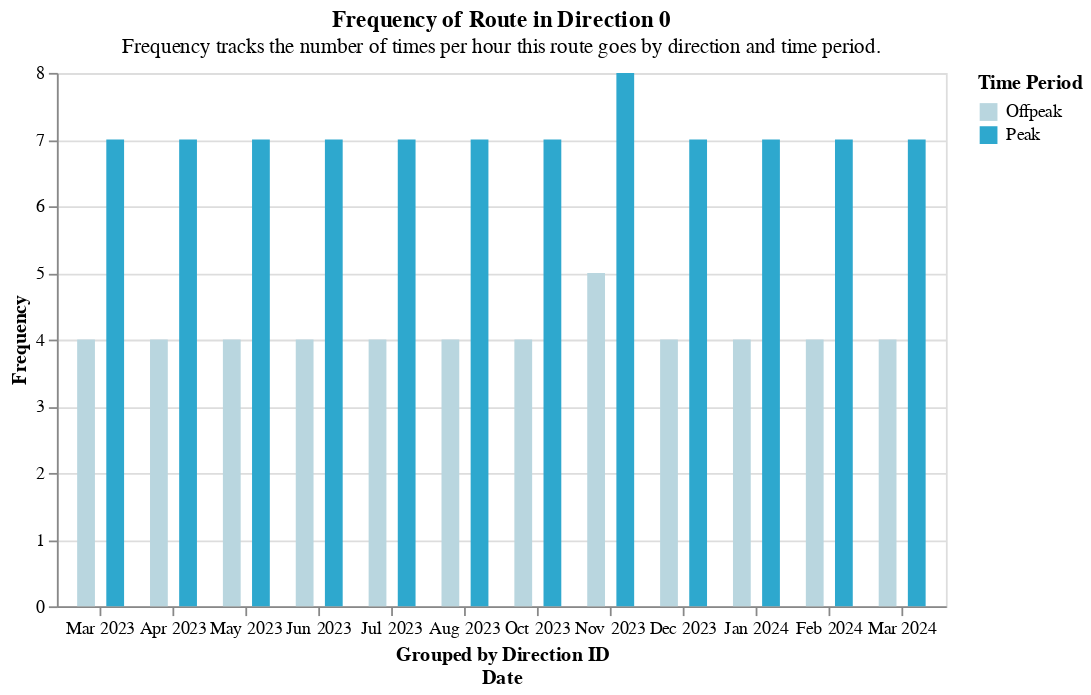

This figure's notebook cell:
### Markdown cell above
#### How often does my bus pass by?

### Code cell
(
    _charts.grouped_bar_chart(
        df.loc[
            (df.time_period != "all_day") & (df.direction_id == 0)
        ],
        "time_period",
        "frequency",
        "time_period",
        "Frequency of Route in Direction 0",
        "Frequency tracks the number of times per hour this route goes by direction and time period.",
    )
)

### Figure 1 — Vega-Lite specification as saved in the notebook (floating-point values rounded to 4 significant figures)
{"config": {"view": {"continuousWidth": 300, "continuousHeight": 300}}, "data": {"name": "data-56f72867fe061eb23e631cbec72aeccf"}, "mark": {"type": "bar", "size": 10}, "encoding": {"color": {"field": "time_period", "scale": {"range": ["#B9D6DF", "#2EA8CE", "#0B405B"]}, "title": "Time Period", "type": "nominal"}, "tooltip": [{"field": "direction_id", "type": "quantitative"}, {"field": "time_period", "type": "nominal"}, {"field": "route_combined_name", "type": "nominal"}, {"field": "organization_name", "type": "nominal"}, {"field": "service_date", "type": "temporal"}, {"field": "frequency", "type": "quantitative"}], "x": {"axis": {"format": "%b %Y"}, "field": "service_date", "timeUnit": "yearmonthdate", "title": ["Grouped by Direction ID", "Date"], "type": "ordinal"}, "xOffset": {"field": "time_period", "title": "Time Period", "type": "nominal"}, "y": {"field": "frequency", "title": "Frequency", "type": "quantitative"}}, "height": 300, "title": {"text": ["Frequency of Route in Direction 0"], "subtitle": ["Frequency tracks the number of times per hour this route goes by direction and time period."]}, "width": 500, "$schema": "https://vega.github.io/schema/vega-lite/v5.14.1.json", "datasets": {"data-56f72867fe061eb23e631cbec72aeccf": [{"schedule_gtfs_dataset_key": "7cc0cb1871dfd558f11a2885c145d144", "direction_id": 0.0, "time_period": "Offpeak", "avg_scheduled_service_minutes": 41.29, "avg_stop_miles": 0.14, "n_scheduled_trips": 79, "frequency": 4, "road_freq_category": "very_high", "road_typology": "downtown_local", "pct_typology": 0.68, "service_date": "2023-04-12T00:00:00", "minutes_atleast1_vp": 4716, "minutes_atleast2_vp": 4662, "total_rt_service_minutes": 8849.0, "total_scheduled_service_minutes": 3170.0, "total_vp": 13981, "vp_in_shape": 11946, "is_early": 0, "is_ontime": 8, "is_late": 71, "n_vp_trips": 79, "vp_per_minute": 1.58, "pct_in_shape": 0.854, "pct_rt_journey_atleast1_vp": 0.533, "pct_rt_journey_atleast2_vp": 0.527, "pct_sched_journey_atleast1_vp": 1.0, "pct_sched_journey_atleast2_vp": 1.0, "rt_sched_journey_ratio": 2.79, "avg_rt_service_minutes": 112.0, "sched_rt_category": "schedule_and_vp", "speed_mph": 6.584, "name": "Bay Area 511 Muni Schedule", "route_id": "30", "route_combined_name": "30 STOCKTON", "base64_url": "aHR0cHM6Ly9hcGkuNTExLm9yZy90cmFuc2l0L2RhdGFmZWVkcz9vcGVyYXRvcl9pZD1TRg==", "organization_source_record_id": "rechaapWbeffO33OX", "organization_name": "City and County of San Francisco", "caltrans_district": "04 - Oakland", "frequency_cat": "3+ trips/hour", "rt_sched_journey_ratio_cat": "Trip took more than 2x the sch. time"}, {"schedule_gtfs_dataset_key": "7cc0cb1871dfd558f11a2885c145d144", "direction_id": 0.0, "time_period": "Offpeak", "avg_scheduled_service_minutes": 41.29, "avg_stop_miles": 0.14, "n_scheduled_trips": 79, "frequency": 4, "road_freq_category": "very_high", "road_typology": "downtown_local", "pct_typology": 0.68, "service_date": "2023-05-17T00:00:00", "minutes_atleast1_vp": 4797, "minutes_atleast2_vp": 4728, "total_rt_service_minutes": 10240.0, "total_scheduled_service_minutes": 3170.0, "total_vp": 14164, "vp_in_shape": 11885, "is_early": 0, "is_ontime": 9, "is_late": 70, "n_vp_trips": 79, "vp_per_minute": 1.38, "pct_in_shape": 0.839, "pct_rt_journey_atleast1_vp": 0.469, "pct_rt_journey_atleast2_vp": 0.462, "pct_sched_journey_atleast1_vp": 1.0, "pct_sched_journey_atleast2_vp": 1.0, "rt_sched_journey_ratio": 3.23, "avg_rt_service_minutes": 129.6, "sched_rt_category": "schedule_and_vp", "speed_mph": 6.539, "name": "Bay Area 511 Muni Schedule", "route_id": "30", "route_combined_name": "30 STOCKTON", "base64_url": "aHR0cHM6Ly9hcGkuNTExLm9yZy90cmFuc2l0L2RhdGFmZWVkcz9vcGVyYXRvcl9pZD1TRg==", "organization_source_record_id": "rechaapWbeffO33OX", "organization_name": "City and County of San Francisco", "caltrans_district": "04 - Oakland", "frequency_cat": "3+ trips/hour", "rt_sched_journey_ratio_cat": "Trip took more than 2x the sch. time"}, {"schedule_gtfs_dataset_key": "7cc0cb1871dfd558f11a2885c145d144", "direction_id": 0.0, "time_period": "Offpeak", "avg_scheduled_service_minutes": 41.3, "avg_stop_miles": 0.14, "n_scheduled_trips": 79, "frequency": 4, "road_freq_category": "very_high", "road_typology": "downtown_local", "pct_typology": 0.68, "service_date": "2023-06-14T00:00:00", "minutes_atleast1_vp": 4553, "minutes_atleast2_vp": 4518, "total_rt_service_minutes": 7270.0, "total_scheduled_service_minutes": 3170.0, "total_vp": 13526, "vp_in_shape": 11356, "is_early": 1, "is_ontime": 10, "is_late": 68, "n_vp_trips": 79, "vp_per_minute": 1.86, "pct_in_shape": 0.84, "pct_rt_journey_atleast1_vp": 0.626, "pct_rt_journey_atleast2_vp": 0.621, "pct_sched_journey_atleast1_vp": 1.0, "pct_sched_journey_atleast2_vp": 1.0, "rt_sched_journey_ratio": 2.29, "avg_rt_service_minutes": 92.02, "sched_rt_category": "schedule_and_vp", "speed_mph": 6.633, "name": "Bay Area 511 Muni Schedule", "route_id": "30", "route_combined_name": "30 STOCKTON", "base64_url": "aHR0cHM6Ly9hcGkuNTExLm9yZy90cmFuc2l0L2RhdGFmZWVkcz9vcGVyYXRvcl9pZD1TRg==", "organization_source_record_id": "rechaapWbeffO33OX", "organization_name": "City and County of San Francisco", "caltrans_district": "04 - Oakland", "frequency_cat": "3+ trips/hour", "rt_sched_journey_ratio_cat": "Trip took more than 2x the sch. time"}, {"schedule_gtfs_dataset_key": "7cc0cb1871dfd558f11a2885c145d144", "direction_id": 0.0, "time_period": "Offpeak", "avg_scheduled_service_minutes": 41.3, "avg_stop_miles": 0.14, "n_scheduled_trips": 79, "frequency": 4, "road_freq_category": "very_high", "road_typology": "downtown_local", "pct_typology": 0.68, "service_date": "2023-07-12T00:00:00", "minutes_atleast1_vp": 4404, "minutes_atleast2_vp": 4355, "total_rt_service_minutes": 8501.0, "total_scheduled_service_minutes": 3082.0, "total_vp": 13058, "vp_in_shape": 11044, "is_early": 2, "is_ontime": 6, "is_late": 69, "n_vp_trips": 77, "vp_per_minute": 1.54, "pct_in_shape": 0.846, "pct_rt_journey_atleast1_vp": 0.518, "pct_rt_journey_atleast2_vp": 0.512, "pct_sched_journey_atleast1_vp": 1.0, "pct_sched_journey_atleast2_vp": 1.0, "rt_sched_journey_ratio": 2.76, "avg_rt_service_minutes": 110.4, "sched_rt_category": "schedule_and_vp", "speed_mph": 6.621, "name": "Bay Area 511 Muni Schedule", "route_id": "30", "route_combined_name": "30 STOCKTON", "base64_url": "aHR0cHM6Ly9hcGkuNTExLm9yZy90cmFuc2l0L2RhdGFmZWVkcz9vcGVyYXRvcl9pZD1TRg==", "organization_source_record_id": "rechaapWbeffO33OX", "organization_name": "City and County of San Francisco", "caltrans_district": "04 - Oakland", "frequency_cat": "3+ trips/hour", "rt_sched_journey_ratio_cat": "Trip took more than 2x the sch. time"}, {"schedule_gtfs_dataset_key": "7cc0cb1871dfd558f11a2885c145d144", "direction_id": 0.0, "time_period": "Offpeak", "avg_scheduled_service_minutes": 41.3, "avg_stop_miles": 0.14, "n_scheduled_trips": 79, "frequency": 4, "road_freq_category": "very_high", "road_typology": "downtown_local", "pct_typology": 0.68, "service_date": "2023-08-15T00:00:00", "minutes_atleast1_vp": 4509, "minutes_atleast2_vp": 4453, "total_rt_service_minutes": 8585.0, "total_scheduled_service_minutes": 3134.0, "total_vp": 13353, "vp_in_shape": 11206, "is_early": 2, "is_ontime": 4, "is_late": 72, "n_vp_trips": 78, "vp_per_minute": 1.56, "pct_in_shape": 0.839, "pct_rt_journey_atleast1_vp": 0.525, "pct_rt_journey_atleast2_vp": 0.519, "pct_sched_journey_atleast1_vp": 1.0, "pct_sched_journey_atleast2_vp": 1.0, "rt_sched_journey_ratio": 2.74, "avg_rt_service_minutes": 110.1, "sched_rt_category": "schedule_and_vp", "speed_mph": 6.681, "name": "Bay Area 511 Muni Schedule", "route_id": "30", "route_combined_name": "30 STOCKTON", "base64_url": "aHR0cHM6Ly9hcGkuNTExLm9yZy90cmFuc2l0L2RhdGFmZWVkcz9vcGVyYXRvcl9pZD1TRg==", "organization_source_record_id": "rechaapWbeffO33OX", "organization_name": "City and County of San Francisco", "caltrans_district": "04 - Oakland", "frequency_cat": "3+ trips/hour", "rt_sched_journey_ratio_cat": "Trip took more than 2x the sch. time"}, {"schedule_gtfs_dataset_key": "7cc0cb1871dfd558f11a2885c145d144", "direction_id": 0.0, "time_period": "Offpeak", "avg_scheduled_service_minutes": 41.29, "avg_stop_miles": 0.14, "n_scheduled_trips": 79, "frequency": 4, "road_freq_category": "very_high", "road_typology": "downtown_local", "pct_typology": 0.68, "service_date": "2023-10-11T00:00:00", "minutes_atleast1_vp": 4712, "minutes_atleast2_vp": 4657, "total_rt_service_minutes": 7402.0, "total_scheduled_service_minutes": 3136.0, "total_vp": 13987, "vp_in_shape": 11647, "is_early": 0, "is_ontime": 8, "is_late": 70, "n_vp_trips": 78, "vp_per_minute": 1.89, "pct_in_shape": 0.833, "pct_rt_journey_atleast1_vp": 0.637, "pct_rt_journey_atleast2_vp": 0.629, "pct_sched_journey_atleast1_vp": 1.0, "pct_sched_journey_atleast2_vp": 1.0, "rt_sched_journey_ratio": 2.36, "avg_rt_service_minutes": 94.89, "sched_rt_category": "schedule_and_vp", "speed_mph": 6.689, "name": "Bay Area 511 Muni Schedule", "route_id": "30", "route_combined_name": "30 STOCKTON", "base64_url": "aHR0cHM6Ly9hcGkuNTExLm9yZy90cmFuc2l0L2RhdGFmZWVkcz9vcGVyYXRvcl9pZD1TRg==", "organization_source_record_id": "rechaapWbeffO33OX", "organization_name": "City and County of San Francisco", "caltrans_district": "04 - Oakland", "frequency_cat": "3+ trips/hour", "rt_sched_journey_ratio_cat": "Trip took more than 2x the sch. time"}, {"schedule_gtfs_dataset_key": "7cc0cb1871dfd558f11a2885c145d144", "direction_id": 0.0, "time_period": "Offpeak", "avg_scheduled_service_minutes": 26.29, "avg_stop_miles": 0.13, "n_scheduled_trips": 80, "frequency": 5, "road_freq_category": "very_high", "road_typology": "downtown_local", "pct_typology": 0.8, "service_date": "2023-11-15T00:00:00", "minutes_atleast1_vp": 2617, "minutes_atleast2_vp": 2567, "total_rt_service_minutes": 3968.0, "total_scheduled_service_minutes": 1847.0, "total_vp": 7699, "vp_in_shape": 6758, "is_early": 4, "is_ontime": 28, "is_late": 36, "n_vp_trips": 68, "vp_per_minute": 1.94, "pct_in_shape": 0.878, "pct_rt_journey_atleast1_vp": 0.66, "pct_rt_journey_atleast2_vp": 0.647, "pct_sched_journey_atleast1_vp": 1.0, "pct_sched_journey_atleast2_vp": 1.0, "rt_sched_journey_ratio": 2.15, "avg_rt_service_minutes": 58.35, "sched_rt_category": "schedule_and_vp", "speed_mph": 6.734, "name": "Bay Area 511 Muni Schedule", "route_id": "30", "route_combined_name": "30 STOCKTON", "base64_url": "aHR0cHM6Ly9hcGkuNTExLm9yZy90cmFuc2l0L2RhdGFmZWVkcz9vcGVyYXRvcl9pZD1TRg==", "organization_source_record_id": "rechaapWbeffO33OX", "organization_name": "City and County of San Francisco", "caltrans_district": "04 - Oakland", "frequency_cat": "3+ trips/hour", "rt_sched_journey_ratio_cat": "Trip took more than 2x the sch. time"}, {"schedule_gtfs_dataset_key": "7cc0cb1871dfd558f11a2885c145d144", "direction_id": 0.0, "time_period": "Offpeak", "avg_scheduled_service_minutes": 41.29, "avg_stop_miles": 0.14, "n_scheduled_trips": 79, "frequency": 4, "road_freq_category": "very_high", "road_typology": "downtown_local", "pct_typology": 0.68, "service_date": "2023-12-13T00:00:00", "minutes_atleast1_vp": 4694, "minutes_atleast2_vp": 4639, "total_rt_service_minutes": 6015.0, "total_scheduled_service_minutes": 3067.0, "total_vp": 13902, "vp_in_shape": 10772, "is_early": 1, "is_ontime": 11, "is_late": 64, "n_vp_trips": 76, "vp_per_minute": 2.31, "pct_in_shape": 0.775, "pct_rt_journey_atleast1_vp": 0.78, "pct_rt_journey_atleast2_vp": 0.771, "pct_sched_journey_atleast1_vp": 1.0, "pct_sched_journey_atleast2_vp": 1.0, "rt_sched_journey_ratio": 1.96, "avg_rt_service_minutes": 79.14, "sched_rt_category": "schedule_and_vp", "speed_mph": 6.664, "name": "Bay Area 511 Muni Schedule", "route_id": "30", "route_combined_name": "30 STOCKTON", "base64_url": "aHR0cHM6Ly9hcGkuNTExLm9yZy90cmFuc2l0L2RhdGFmZWVkcz9vcGVyYXRvcl9pZD1TRg==", "organization_source_record_id": "rechaapWbeffO33OX", "organization_name": "City and County of San Francisco", "caltrans_district": "04 - Oakland", "frequency_cat": "3+ trips/hour", "rt_sched_journey_ratio_cat": "Late by 50%+ of the sch. time"}, {"schedule_gtfs_dataset_key": "7cc0cb1871dfd558f11a2885c145d144", "direction_id": 0.0, "time_period": "Offpeak", "avg_scheduled_service_minutes": 41.29, "avg_stop_miles": 0.14, "n_scheduled_trips": 79, "frequency": 4, "road_freq_category": "very_high", "road_typology": "downtown_local", "pct_typology": 0.68, "service_date": "2024-01-17T00:00:00", "minutes_atleast1_vp": 4343, "minutes_atleast2_vp": 4290, "total_rt_service_minutes": 7047.0, "total_scheduled_service_minutes": 3170.0, "total_vp": 12853, "vp_in_shape": 10407, "is_early": 1, "is_ontime": 10, "is_late": 68, "n_vp_trips": 79, "vp_per_minute": 1.82, "pct_in_shape": 0.81, "pct_rt_journey_atleast1_vp": 0.616, "pct_rt_journey_atleast2_vp": 0.609, "pct_sched_journey_atleast1_vp": 1.0, "pct_sched_journey_atleast2_vp": 1.0, "rt_sched_journey_ratio": 2.22, "avg_rt_service_minutes": 89.2, "sched_rt_category": "schedule_and_vp", "speed_mph": 6.581, "name": "Bay Area 511 Muni Schedule", "route_id": "30", "route_combined_name": "30 STOCKTON", "base64_url": "aHR0cHM6Ly9hcGkuNTExLm9yZy90cmFuc2l0L2RhdGFmZWVkcz9vcGVyYXRvcl9pZD1TRg==", "organization_source_record_id": "rechaapWbeffO33OX", "organization_name": "City and County of San Francisco", "caltrans_district": "04 - Oakland", "frequency_cat": "3+ trips/hour", "rt_sched_journey_ratio_cat": "Trip took more than 2x the sch. time"}, {"schedule_gtfs_dataset_key": "7cc0cb1871dfd558f11a2885c145d144", "direction_id": 0.0, "time_period": "Offpeak", "avg_scheduled_service_minutes": 41.29, "avg_stop_miles": 0.14, "n_scheduled_trips": 79, "frequency": 4, "road_freq_category": "very_high", "road_typology": "downtown_local", "pct_typology": 0.68, "service_date": "2024-02-14T00:00:00", "minutes_atleast1_vp": 4386, "minutes_atleast2_vp": 4327, "total_rt_service_minutes": 7099.0, "total_scheduled_service_minutes": 3170.0, "total_vp": 12964, "vp_in_shape": 10354, "is_early": 1, "is_ontime": 9, "is_late": 69, "n_vp_trips": 79, "vp_per_minute": 1.83, "pct_in_shape": 0.799, "pct_rt_journey_atleast1_vp": 0.618, "pct_rt_journey_atleast2_vp": 0.61, "pct_sched_journey_atleast1_vp": 1.0, "pct_sched_journey_atleast2_vp": 1.0, "rt_sched_journey_ratio": 2.24, "avg_rt_service_minutes": 89.86, "sched_rt_category": "schedule_and_vp", "speed_mph": 7.023, "name": "Bay Area 511 Muni Schedule", "route_id": "30", "route_combined_name": "30 STOCKTON", "base64_url": "aHR0cHM6Ly9hcGkuNTExLm9yZy90cmFuc2l0L2RhdGFmZWVkcz9vcGVyYXRvcl9pZD1TRg==", "organization_source_record_id": "rechaapWbeffO33OX", "organization_name": "City and County of San Francisco", "caltrans_district": "04 - Oakland", "frequency_cat": "3+ trips/hour", "rt_sched_journey_ratio_cat": "Trip took more than 2x the sch. time"}, {"schedule_gtfs_dataset_key": "7cc0cb1871dfd558f11a2885c145d144", "direction_id": 0.0, "time_period": "Offpeak", "avg_scheduled_service_minutes": 41.29, "avg_stop_miles": 0.14, "n_scheduled_trips": 79, "frequency": 4, "road_freq_category": "very_high", "road_typology": "downtown_local", "pct_typology": 0.68, "service_date": "2024-03-13T00:00:00", "minutes_atleast1_vp": 4396, "minutes_atleast2_vp": 4343, "total_rt_service_minutes": 8466.0, "total_scheduled_service_minutes": 3170.0, "total_vp": 13011, "vp_in_shape": 10872, "is_early": 0, "is_ontime": 8, "is_late": 71, "n_vp_trips": 79, "vp_per_minute": 1.54, "pct_in_shape": 0.836, "pct_rt_journey_atleast1_vp": 0.519, "pct_rt_journey_atleast2_vp": 0.513, "pct_sched_journey_atleast1_vp": 1.0, "pct_sched_journey_atleast2_vp": 1.0, "rt_sched_journey_ratio": 2.67, "avg_rt_service_minutes": 107.2, "sched_rt_category": "schedule_and_vp", "speed_mph": 6.871, "name": "Bay Area 511 Muni Schedule", "route_id": "30", "route_combined_name": "30 STOCKTON", "base64_url": "aHR0cHM6Ly9hcGkuNTExLm9yZy90cmFuc2l0L2RhdGFmZWVkcz9vcGVyYXRvcl9pZD1TRg==", "organization_source_record_id": "rechaapWbeffO33OX", "organization_name": "City and County of San Francisco", "caltrans_district": "04 - Oakland", "frequency_cat": "3+ trips/hour", "rt_sched_journey_ratio_cat": "Trip took more than 2x the sch. time"}, {"schedule_gtfs_dataset_key": "7cc0cb1871dfd558f11a2885c145d144", "direction_id": 0.0, "time_period": "Peak", "avg_scheduled_service_minutes": 41.29, "avg_stop_miles": 0.14, "n_scheduled_trips": 62, "frequency": 7, "road_freq_category": "very_high", "road_typology": "downtown_local", "pct_typology": 0.68, "service_date": "2023-04-12T00:00:00", "minutes_atleast1_vp": 4067, "minutes_atleast2_vp": 4014, "total_rt_service_minutes": 4051.0, "total_scheduled_service_minutes": 2652.0, "total_vp": 12027, "vp_in_shape": 10167, "is_early": 0, "is_ontime": 6, "is_late": 56, "n_vp_trips": 62, "vp_per_minute": 2.97, "pct_in_shape": 0.845, "pct_rt_journey_atleast1_vp": 1.0, "pct_rt_journey_atleast2_vp": 0.991, "pct_sched_journey_atleast1_vp": 1.0, "pct_sched_journey_atleast2_vp": 1.0, "rt_sched_journey_ratio": 1.53, "avg_rt_service_minutes": 65.34, "sched_rt_category": "schedule_and_vp", "speed_mph": 6.307, "name": "Bay Area 511 Muni Schedule", "route_id": "30", "route_combined_name": "30 STOCKTON", "base64_url": "aHR0cHM6Ly9hcGkuNTExLm9yZy90cmFuc2l0L2RhdGFmZWVkcz9vcGVyYXRvcl9pZD1TRg==", "organization_source_record_id": "rechaapWbeffO33OX", "organization_name": "City and County of San Francisco", "caltrans_district": "04 - Oakland", "frequency_cat": "3+ trips/hour", "rt_sched_journey_ratio_cat": "Late by 50%+ of the sch. time"}, {"schedule_gtfs_dataset_key": "7cc0cb1871dfd558f11a2885c145d144", "direction_id": 0.0, "time_period": "Peak", "avg_scheduled_service_minutes": 41.29, "avg_stop_miles": 0.14, "n_scheduled_trips": 62, "frequency": 7, "road_freq_category": "very_high", "road_typology": "downtown_local", "pct_typology": 0.68, "service_date": "2023-05-17T00:00:00", "minutes_atleast1_vp": 3958, "minutes_atleast2_vp": 3906, "total_rt_service_minutes": 3975.0, "total_scheduled_service_minutes": 2652.0, "total_vp": 11727, "vp_in_shape": 9936, "is_early": 0, "is_ontime": 4, "is_late": 58, "n_vp_trips": 62, "vp_per_minute": 2.95, "pct_in_shape": 0.847, "pct_rt_journey_atleast1_vp": 0.996, "pct_rt_journey_atleast2_vp": 0.983, "pct_sched_journey_atleast1_vp": 1.0, "pct_sched_journey_atleast2_vp": 1.0, "rt_sched_journey_ratio": 1.5, "avg_rt_service_minutes": 64.12, "sched_rt_category": "schedule_and_vp", "speed_mph": 6.309, "name": "Bay Area 511 Muni Schedule", "route_id": "30", "route_combined_name": "30 STOCKTON", "base64_url": "aHR0cHM6Ly9hcGkuNTExLm9yZy90cmFuc2l0L2RhdGFmZWVkcz9vcGVyYXRvcl9pZD1TRg==", "organization_source_record_id": "rechaapWbeffO33OX", "organization_name": "City and County of San Francisco", "caltrans_district": "04 - Oakland", "frequency_cat": "3+ trips/hour", "rt_sched_journey_ratio_cat": "Late by 1-50% of the sch. time"}, {"schedule_gtfs_dataset_key": "7cc0cb1871dfd558f11a2885c145d144", "direction_id": 0.0, "time_period": "Peak", "avg_scheduled_service_minutes": 41.3, "avg_stop_miles": 0.14, "n_scheduled_trips": 62, "frequency": 7, "road_freq_category": "very_high", "road_typology": "downtown_local", "pct_typology": 0.68, "service_date": "2023-06-14T00:00:00", "minutes_atleast1_vp": 3700, "minutes_atleast2_vp": 3665, "total_rt_service_minutes": 3645.0, "total_scheduled_service_minutes": 2612.0, "total_vp": 11001, "vp_in_shape": 9237, "is_early": 1, "is_ontime": 6, "is_late": 54, "n_vp_trips": 61, "vp_per_minute": 3.02, "pct_in_shape": 0.84, "pct_rt_journey_atleast1_vp": 1.0, "pct_rt_journey_atleast2_vp": 1.0, "pct_sched_journey_atleast1_vp": 1.0, "pct_sched_journey_atleast2_vp": 1.0, "rt_sched_journey_ratio": 1.4, "avg_rt_service_minutes": 59.75, "sched_rt_category": "schedule_and_vp", "speed_mph": 6.421, "name": "Bay Area 511 Muni Schedule", "route_id": "30", "route_combined_name": "30 STOCKTON", "base64_url": "aHR0cHM6Ly9hcGkuNTExLm9yZy90cmFuc2l0L2RhdGFmZWVkcz9vcGVyYXRvcl9pZD1TRg==", "organization_source_record_id": "rechaapWbeffO33OX", "organization_name": "City and County of San Francisco", "caltrans_district": "04 - Oakland", "frequency_cat": "3+ trips/hour", "rt_sched_journey_ratio_cat": "Late by 1-50% of the sch. time"}, {"schedule_gtfs_dataset_key": "7cc0cb1871dfd558f11a2885c145d144", "direction_id": 0.0, "time_period": "Peak", "avg_scheduled_service_minutes": 41.3, "avg_stop_miles": 0.14, "n_scheduled_trips": 62, "frequency": 7, "road_freq_category": "very_high", "road_typology": "downtown_local", "pct_typology": 0.68, "service_date": "2023-07-12T00:00:00", "minutes_atleast1_vp": 3672, "minutes_atleast2_vp": 3640, "total_rt_service_minutes": 3685.0, "total_scheduled_service_minutes": 2653.0, "total_vp": 10900, "vp_in_shape": 9181, "is_early": 3, "is_ontime": 10, "is_late": 49, "n_vp_trips": 62, "vp_per_minute": 2.96, "pct_in_shape": 0.842, "pct_rt_journey_atleast1_vp": 0.996, "pct_rt_journey_atleast2_vp": 0.988, "pct_sched_journey_atleast1_vp": 1.0, "pct_sched_journey_atleast2_vp": 1.0, "rt_sched_journey_ratio": 1.39, "avg_rt_service_minutes": 59.44, "sched_rt_category": "schedule_and_vp", "speed_mph": 6.499, "name": "Bay Area 511 Muni Schedule", "route_id": "30", "route_combined_name": "30 STOCKTON", "base64_url": "aHR0cHM6Ly9hcGkuNTExLm9yZy90cmFuc2l0L2RhdGFmZWVkcz9vcGVyYXRvcl9pZD1TRg==", "organization_source_record_id": "rechaapWbeffO33OX", "organization_name": "City and County of San Francisco", "caltrans_district": "04 - Oakland", "frequency_cat": "3+ trips/hour", "rt_sched_journey_ratio_cat": "Late by 1-50% of the sch. time"}, {"schedule_gtfs_dataset_key": "7cc0cb1871dfd558f11a2885c145d144", "direction_id": 0.0, "time_period": "Peak", "avg_scheduled_service_minutes": 41.3, "avg_stop_miles": 0.14, "n_scheduled_trips": 62, "frequency": 7, "road_freq_category": "very_high", "road_typology": "downtown_local", "pct_typology": 0.68, "service_date": "2023-08-15T00:00:00", "minutes_atleast1_vp": 3731, "minutes_atleast2_vp": 3689, "total_rt_service_minutes": 3679.0, "total_scheduled_service_minutes": 2598.0, "total_vp": 11064, "vp_in_shape": 9319, "is_early": 2, "is_ontime": 6, "is_late": 53, "n_vp_trips": 61, "vp_per_minute": 3.01, "pct_in_shape": 0.842, "pct_rt_journey_atleast1_vp": 1.0, "pct_rt_journey_atleast2_vp": 1.0, "pct_sched_journey_atleast1_vp": 1.0, "pct_sched_journey_atleast2_vp": 1.0, "rt_sched_journey_ratio": 1.42, "avg_rt_service_minutes": 60.31, "sched_rt_category": "schedule_and_vp", "speed_mph": 6.114, "name": "Bay Area 511 Muni Schedule", "route_id": "30", "route_combined_name": "30 STOCKTON", "base64_url": "aHR0cHM6Ly9hcGkuNTExLm9yZy90cmFuc2l0L2RhdGFmZWVkcz9vcGVyYXRvcl9pZD1TRg==", "organization_source_record_id": "rechaapWbeffO33OX", "organization_name": "City and County of San Francisco", "caltrans_district": "04 - Oakland", "frequency_cat": "3+ trips/hour", "rt_sched_journey_ratio_cat": "Late by 1-50% of the sch. time"}, {"schedule_gtfs_dataset_key": "7cc0cb1871dfd558f11a2885c145d144", "direction_id": 0.0, "time_period": "Peak", "avg_scheduled_service_minutes": 41.29, "avg_stop_miles": 0.14, "n_scheduled_trips": 62, "frequency": 7, "road_freq_category": "very_high", "road_typology": "downtown_local", "pct_typology": 0.68, "service_date": "2023-10-11T00:00:00", "minutes_atleast1_vp": 3692, "minutes_atleast2_vp": 3653, "total_rt_service_minutes": 3633.0, "total_scheduled_service_minutes": 2652.0, "total_vp": 10963, "vp_in_shape": 8856, "is_early": 0, "is_ontime": 10, "is_late": 52, "n_vp_trips": 62, "vp_per_minute": 3.02, "pct_in_shape": 0.808, "pct_rt_journey_atleast1_vp": 1.0, "pct_rt_journey_atleast2_vp": 1.0, "pct_sched_journey_atleast1_vp": 1.0, "pct_sched_journey_atleast2_vp": 1.0, "rt_sched_journey_ratio": 1.37, "avg_rt_service_minutes": 58.6, "sched_rt_category": "schedule_and_vp", "speed_mph": 6.629, "name": "Bay Area 511 Muni Schedule", "route_id": "30", "route_combined_name": "30 STOCKTON", "base64_url": "aHR0cHM6Ly9hcGkuNTExLm9yZy90cmFuc2l0L2RhdGFmZWVkcz9vcGVyYXRvcl9pZD1TRg==", "organization_source_record_id": "rechaapWbeffO33OX", "organization_name": "City and County of San Francisco", "caltrans_district": "04 - Oakland", "frequency_cat": "3+ trips/hour", "rt_sched_journey_ratio_cat": "Late by 1-50% of the sch. time"}, {"schedule_gtfs_dataset_key": "7cc0cb1871dfd558f11a2885c145d144", "direction_id": 0.0, "time_period": "Peak", "avg_scheduled_service_minutes": 26.29, "avg_stop_miles": 0.13, "n_scheduled_trips": 66, "frequency": 8, "road_freq_category": "very_high", "road_typology": "downtown_local", "pct_typology": 0.8, "service_date": "2023-11-15T00:00:00", "minutes_atleast1_vp": 2211, "minutes_atleast2_vp": 2171, "total_rt_service_minutes": 2171.0, "total_scheduled_service_minutes": 1574.0, "total_vp": 6508, "vp_in_shape": 5880, "is_early": 2, "is_ontime": 21, "is_late": 32, "n_vp_trips": 55, "vp_per_minute": 3.0, "pct_in_shape": 0.904, "pct_rt_journey_atleast1_vp": 1.0, "pct_rt_journey_atleast2_vp": 1.0, "pct_sched_journey_atleast1_vp": 1.0, "pct_sched_journey_atleast2_vp": 1.0, "rt_sched_journey_ratio": 1.38, "avg_rt_service_minutes": 39.47, "sched_rt_category": "schedule_and_vp", "speed_mph": 6.637, "name": "Bay Area 511 Muni Schedule", "route_id": "30", "route_combined_name": "30 STOCKTON", "base64_url": "aHR0cHM6Ly9hcGkuNTExLm9yZy90cmFuc2l0L2RhdGFmZWVkcz9vcGVyYXRvcl9pZD1TRg==", "organization_source_record_id": "rechaapWbeffO33OX", "organization_name": "City and County of San Francisco", "caltrans_district": "04 - Oakland", "frequency_cat": "3+ trips/hour", "rt_sched_journey_ratio_cat": "Late by 1-50% of the sch. time"}, {"schedule_gtfs_dataset_key": "7cc0cb1871dfd558f11a2885c145d144", "direction_id": 0.0, "time_period": "Peak", "avg_scheduled_service_minutes": 41.29, "avg_stop_miles": 0.14, "n_scheduled_trips": 62, "frequency": 7, "road_freq_category": "very_high", "road_typology": "downtown_local", "pct_typology": 0.68, "service_date": "2023-12-13T00:00:00", "minutes_atleast1_vp": 4110, "minutes_atleast2_vp": 4064, "total_rt_service_minutes": 4063.0, "total_scheduled_service_minutes": 2652.0, "total_vp": 12186, "vp_in_shape": 9446, "is_early": 0, "is_ontime": 7, "is_late": 55, "n_vp_trips": 62, "vp_per_minute": 3.0, "pct_in_shape": 0.775, "pct_rt_journey_atleast1_vp": 1.0, "pct_rt_journey_atleast2_vp": 1.0, "pct_sched_journey_atleast1_vp": 1.0, "pct_sched_journey_atleast2_vp": 1.0, "rt_sched_journey_ratio": 1.53, "avg_rt_service_minutes": 65.53, "sched_rt_category": "schedule_and_vp", "speed_mph": 6.29, "name": "Bay Area 511 Muni Schedule", "route_id": "30", "route_combined_name": "30 STOCKTON", "base64_url": "aHR0cHM6Ly9hcGkuNTExLm9yZy90cmFuc2l0L2RhdGFmZWVkcz9vcGVyYXRvcl9pZD1TRg==", "organization_source_record_id": "rechaapWbeffO33OX", "organization_name": "City and County of San Francisco", "caltrans_district": "04 - Oakland", "frequency_cat": "3+ trips/hour", "rt_sched_journey_ratio_cat": "Late by 50%+ of the sch. time"}, {"schedule_gtfs_dataset_key": "7cc0cb1871dfd558f11a2885c145d144", "direction_id": 0.0, "time_period": "Peak", "avg_scheduled_service_minutes": 41.29, "avg_stop_miles": 0.14, "n_scheduled_trips": 62, "frequency": 7, "road_freq_category": "very_high", "road_typology": "downtown_local", "pct_typology": 0.68, "service_date": "2024-01-17T00:00:00", "minutes_atleast1_vp": 3501, "minutes_atleast2_vp": 3459, "total_rt_service_minutes": 3440.0, "total_scheduled_service_minutes": 2652.0, "total_vp": 10367, "vp_in_shape": 8263, "is_early": 1, "is_ontime": 15, "is_late": 46, "n_vp_trips": 62, "vp_per_minute": 3.01, "pct_in_shape": 0.797, "pct_rt_journey_atleast1_vp": 1.0, "pct_rt_journey_atleast2_vp": 1.0, "pct_sched_journey_atleast1_vp": 1.0, "pct_sched_journey_atleast2_vp": 1.0, "rt_sched_journey_ratio": 1.3, "avg_rt_service_minutes": 55.48, "sched_rt_category": "schedule_and_vp", "speed_mph": 6.439, "name": "Bay Area 511 Muni Schedule", "route_id": "30", "route_combined_name": "30 STOCKTON", "base64_url": "aHR0cHM6Ly9hcGkuNTExLm9yZy90cmFuc2l0L2RhdGFmZWVkcz9vcGVyYXRvcl9pZD1TRg==", "organization_source_record_id": "rechaapWbeffO33OX", "organization_name": "City and County of San Francisco", "caltrans_district": "04 - Oakland", "frequency_cat": "3+ trips/hour", "rt_sched_journey_ratio_cat": "Late by 1-50% of the sch. time"}, {"schedule_gtfs_dataset_key": "7cc0cb1871dfd558f11a2885c145d144", "direction_id": 0.0, "time_period": "Peak", "avg_scheduled_service_minutes": 41.29, "avg_stop_miles": 0.14, "n_scheduled_trips": 62, "frequency": 7, "road_freq_category": "very_high", "road_typology": "downtown_local", "pct_typology": 0.68, "service_date": "2024-02-14T00:00:00", "minutes_atleast1_vp": 3555, "minutes_atleast2_vp": 3512, "total_rt_service_minutes": 3497.0, "total_scheduled_service_minutes": 2598.0, "total_vp": 10527, "vp_in_shape": 8659, "is_early": 0, "is_ontime": 8, "is_late": 53, "n_vp_trips": 61, "vp_per_minute": 3.01, "pct_in_shape": 0.823, "pct_rt_journey_atleast1_vp": 1.0, "pct_rt_journey_atleast2_vp": 1.0, "pct_sched_journey_atleast1_vp": 1.0, "pct_sched_journey_atleast2_vp": 1.0, "rt_sched_journey_ratio": 1.35, "avg_rt_service_minutes": 57.33, "sched_rt_category": "schedule_and_vp", "speed_mph": 6.597, "name": "Bay Area 511 Muni Schedule", "route_id": "30", "route_combined_name": "30 STOCKTON", "base64_url": "aHR0cHM6Ly9hcGkuNTExLm9yZy90cmFuc2l0L2RhdGFmZWVkcz9vcGVyYXRvcl9pZD1TRg==", "organization_source_record_id": "rechaapWbeffO33OX", "organization_name": "City and County of San Francisco", "caltrans_district": "04 - Oakland", "frequency_cat": "3+ trips/hour", "rt_sched_journey_ratio_cat": "Late by 1-50% of the sch. time"}, {"schedule_gtfs_dataset_key": "7cc0cb1871dfd558f11a2885c145d144", "direction_id": 0.0, "time_period": "Peak", "avg_scheduled_service_minutes": 41.29, "avg_stop_miles": 0.14, "n_scheduled_trips": 62, "frequency": 7, "road_freq_category": "very_high", "road_typology": "downtown_local", "pct_typology": 0.68, "service_date": "2024-03-13T00:00:00", "minutes_atleast1_vp": 3663, "minutes_atleast2_vp": 3623, "total_rt_service_minutes": 3625.0, "total_scheduled_service_minutes": 2652.0, "total_vp": 10842, "vp_in_shape": 8893, "is_early": 0, "is_ontime": 4, "is_late": 58, "n_vp_trips": 62, "vp_per_minute": 2.99, "pct_in_shape": 0.82, "pct_rt_journey_atleast1_vp": 1.0, "pct_rt_journey_atleast2_vp": 0.999, "pct_sched_journey_atleast1_vp": 1.0, "pct_sched_journey_atleast2_vp": 1.0, "rt_sched_journey_ratio": 1.37, "avg_rt_service_minutes": 58.47, "sched_rt_category": "schedule_and_vp", "speed_mph": 6.636, "name": "Bay Area 511 Muni Schedule", "route_id": "30", "route_combined_name": "30 STOCKTON", "base64_url": "aHR0cHM6Ly9hcGkuNTExLm9yZy90cmFuc2l0L2RhdGFmZWVkcz9vcGVyYXRvcl9pZD1TRg==", "organization_source_record_id": "rechaapWbeffO33OX", "organization_name": "City and County of San Francisco", "caltrans_district": "04 - Oakland", "frequency_cat": "3+ trips/hour", "rt_sched_journey_ratio_cat": "Late by 1-50% of the sch. time"}, {"schedule_gtfs_dataset_key": "d8453d9a4ae1184f7e1339f7c61849df", "direction_id": 0.0, "time_period": "Offpeak", "avg_scheduled_service_minutes": 41.29, "avg_stop_miles": 0.14, "n_scheduled_trips": 79, "frequency": 4, "road_freq_category": "very_high", "road_typology": "downtown_local", "pct_typology": 0.68, "service_date": "2023-03-15T00:00:00", "minutes_atleast1_vp": 4866, "minutes_atleast2_vp": 4804, "total_rt_service_minutes": 8975.0, "total_scheduled_service_minutes": 3170.0, "total_vp": 14402, "vp_in_shape": 12223, "is_early": 0, "is_ontime": 8, "is_late": 71, "n_vp_trips": 79, "vp_per_minute": 1.6, "pct_in_shape": 0.849, "pct_rt_journey_atleast1_vp": 0.542, "pct_rt_journey_atleast2_vp": 0.535, "pct_sched_journey_atleast1_vp": 1.0, "pct_sched_journey_atleast2_vp": 1.0, "rt_sched_journey_ratio": 2.83, "avg_rt_service_minutes": 113.6, "sched_rt_category": "schedule_and_vp", "speed_mph": 6.495, "name": "Bay Area 511 Muni Schedule", "route_id": "30", "route_combined_name": "30 STOCKTON", "base64_url": "aHR0cHM6Ly9hcGkuNTExLm9yZy90cmFuc2l0L2RhdGFmZWVkcz9vcGVyYXRvcl9pZD1TRg==", "organization_source_record_id": "rechaapWbeffO33OX", "organization_name": "City and County of San Francisco", "caltrans_district": "04 - Oakland", "frequency_cat": "3+ trips/hour", "rt_sched_journey_ratio_cat": "Trip took more than 2x the sch. time"}, {"schedule_gtfs_dataset_key": "d8453d9a4ae1184f7e1339f7c61849df", "direction_id": 0.0, "time_period": "Peak", "avg_scheduled_service_minutes": 41.29, "avg_stop_miles": 0.14, "n_scheduled_trips": 62, "frequency": 7, "road_freq_category": "very_high", "road_typology": "downtown_local", "pct_typology": 0.68, "service_date": "2023-03-15T00:00:00", "minutes_atleast1_vp": 4016, "minutes_atleast2_vp": 3966, "total_rt_service_minutes": 3976.0, "total_scheduled_service_minutes": 2652.0, "total_vp": 11891, "vp_in_shape": 9976, "is_early": 0, "is_ontime": 8, "is_late": 54, "n_vp_trips": 62, "vp_per_minute": 2.99, "pct_in_shape": 0.839, "pct_rt_journey_atleast1_vp": 1.0, "pct_rt_journey_atleast2_vp": 0.997, "pct_sched_journey_atleast1_vp": 1.0, "pct_sched_journey_atleast2_vp": 1.0, "rt_sched_journey_ratio": 1.5, "avg_rt_service_minutes": 64.13, "sched_rt_category": "schedule_and_vp", "speed_mph": 6.309, "name": "Bay Area 511 Muni Schedule", "route_id": "30", "route_combined_name": "30 STOCKTON", "base64_url": "aHR0cHM6Ly9hcGkuNTExLm9yZy90cmFuc2l0L2RhdGFmZWVkcz9vcGVyYXRvcl9pZD1TRg==", "organization_source_record_id": "rechaapWbeffO33OX", "organization_name": "City and County of San Francisco", "caltrans_district": "04 - Oakland", "frequency_cat": "3+ trips/hour", "rt_sched_journey_ratio_cat": "Late by 1-50% of the sch. time"}]}}
